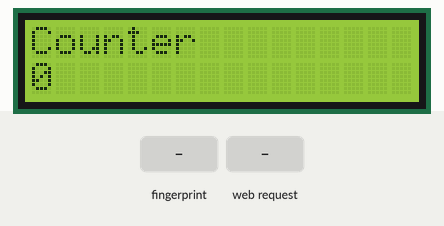
Recording of a sketch running on a simulated ESP8266 (NodeMCU). Shown: 16×2 character LCD. The inputs (shaded band) are chosen by the test bench. WiFi joins after 1.5 s; servers stay silent unless stated; what the sketch prints to the serial monitor is not drawn.

Above: at 4.1 s.
4.2 s: finger stored as number 1 placed on the sensor
At 5.5 s:
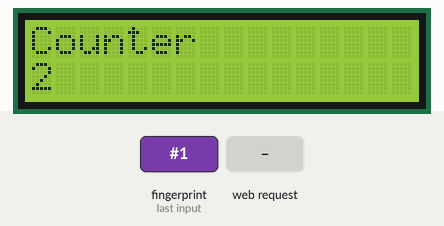
6.0 s: HTTP request GET /LED_Blink received
Timing chart, 0 to 9.0 s (numbered marks = the images above; inputs shaded):
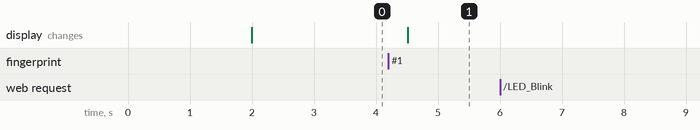

Measured:
- after the input at 4.2 s, the display: changes after 0.31 s (image 1)
- after the input at 6.0 s, every drawn part: stays the same

The sketch:

coba_finger_server.ino
```cpp
/*******************************************************************
 *  Program Dasar Akses Sidik Jari Arduino                         *
 *                                                                 *
 *                                                                 *
 *  Dipbulikasikan Oleh : Giri Wahyu Pambudi                       *
 *                        (https://www.cronyos.com)                *
 *                                                                 *
 *  di Tulis 28/11/2018                                            *
 *******************************************************************/

#define BLYNK_PRINT Serial


#include <ESP8266WiFi.h>
#include <BlynkSimpleEsp8266.h>
#include <Adafruit_Fingerprint.h>
#include <SoftwareSerial.h>
#include <LiquidCrystal_I2C.h>

WidgetLCD lcd1(V2);

#define Finger_Rx 12 //D6
#define Finger_Tx 14 //D5

char auth[] = "Vd770XdnWC0Wz_6It_yv0XDevYlDcpJm";

// Your WiFi credentials.
// Set password to "" for open networks.
char ssid[] = "Obiah Cantik";
char pass[] = "obiahcomel";

LiquidCrystal_I2C lcd(0x27, 16, 2);
SoftwareSerial mySerial(Finger_Tx, Finger_Rx);

Adafruit_Fingerprint finger = Adafruit_Fingerprint(&mySerial);

const char* Commands_Reply;                 // The command variable that is sent to the client

const char * host = "192.168.100.44";          // IP Client

WiFiServer server(80);

int i =0;

void setup()
{
  lcd.begin();
  Serial.begin(115200);
  delay(10);

  Serial.println("");
  Serial.println("Server-------------------------------");
  Serial.print("Configuring access point");
  WiFi.begin(ssid, pass);

  // Waiting to connect to wifi
  while (WiFi.status() != WL_CONNECTED) {
    delay(500);
    Serial.print(".");
  }
    Serial.println("");
    Serial.println("WiFi connected");

  // Start the server
    server.begin();
    Serial.println("Server started");

  // Print the IP address
    Serial.print("Use this URL to connect: ");
    Serial.print("http://");
    Serial.print(WiFi.localIP());
    Serial.println("/");
    Serial.println("-------------------------------------");
    Serial.println("");


//  Blynk.begin(auth, ssid, pass);
  Blynk.begin(auth, ssid, pass, "blynk-cloud.com");
//  Serial.begin(9600);
  while (!Serial);
  delay(100);
  lcd.clear();
  lcd.setCursor(0,0);
  lcd.print("Counter");
  lcd.setCursor(0,1);
  lcd.print(i);
  lcd.setCursor(0,1);
  lcd.print(i++);

  lcd1.clear();
  lcd1.print(0, 0, "Counter");
  lcd1.print(0, 1, i);
  lcd1.print(0, 1, i++);
//  lcd1.print(0, 1, i++);
  Serial.println("Program Dasar Akses Sidik Jari Arduino");
  Serial.println("https://www.cronyos.com");

  // set the data rate for the sensor serial port
  finger.begin(57600);
//
  if (finger.verifyPassword()) {
    Serial.println("Found fingerprint sensor!");
  } else {
    Serial.println("Did not find fingerprint sensor :(");
    while (1) { delay(1); }
  }
  Serial.println("Waiting for valid finger...");

}

void loop()                     // run over and over again
{

  Blynk.run();
  getFingerprintID();

  WiFiClient client = server.available();
  if (!client) {
    return;
  }

  // Wait until the client sends some data
  Serial.println("Server-------------------------------");
  Serial.println("New client");
  Serial.print("From client = ");
  while(!client.available()){
    delay(1);
  }

  // Read the first line of the request -------------------------------------
   String req = client.readStringUntil('\r');
   Serial.println(req);
   client.flush();

   //command counter
   if (req.indexOf("LED_Blink") != -1){
      lcd1.print(0, 1, i--);
      lcd.setCursor(0, 1);
      lcd.print(i--);
   }
  delay(50);            //don't ned to run this at full speed.
}

uint8_t getFingerprintID() {
  uint8_t p = finger.getImage();
  switch (p) {
    case FINGERPRINT_OK:
      Serial.println("Image taken");
      break;
    case FINGERPRINT_NOFINGER:
      //Serial.println(".");
      return p;
    case FINGERPRINT_PACKETRECIEVEERR:
      Serial.println("Communication error");
      return p;
    case FINGERPRINT_IMAGEFAIL:
      Serial.println("Imaging error");
      return p;
    default:
      Serial.println("Unknown error");
      return p;
  }

  // OK success!

  p = finger.image2Tz();
  switch (p) {
    case FINGERPRINT_OK:
      Serial.println("Image converted");
      break;
    case FINGERPRINT_IMAGEMESS:
      Serial.println("Image too messy");
      return p;
    case FINGERPRINT_PACKETRECIEVEERR:
      Serial.println("Communication error");
      return p;
    case FINGERPRINT_FEATUREFAIL:
      Serial.println("Could not find fingerprint features");
      return p;
    case FINGERPRINT_INVALIDIMAGE:
      Serial.println("Could not find fingerprint features");
      return p;
    default:
      Serial.println("Unknown error");
      return p;
  }

  // OK converted!
  p = finger.fingerFastSearch();
  if (p == FINGERPRINT_OK) {
    Serial.println("Found a print match!");
  } else if (p == FINGERPRINT_PACKETRECIEVEERR) {
    Serial.println("Communication error");
    return p;
  } else if (p == FINGERPRINT_NOTFOUND) {
    Serial.println("Did not find a match");
    delay(3000);
    return p;
  } else {
    Serial.println("Unknown error");
    return p;
  }

  // found a match!
  lcd.setCursor(0,1);
  lcd.print(i++);
  Serial.print("Found ID #"); Serial.print(finger.fingerID);
  Serial.print(" with confidence of "); Serial.println(finger.confidence);
  delay(3000);

//  return finger.fingerID;

}
```
